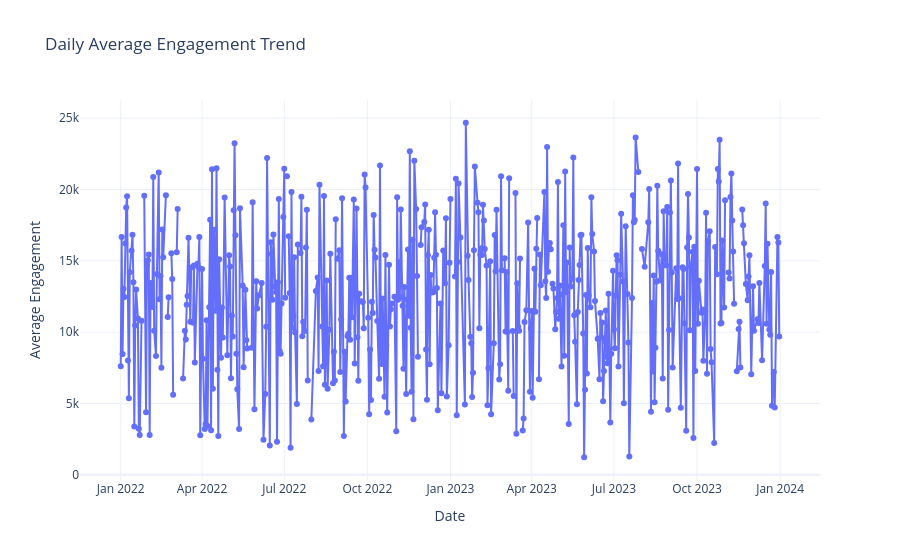

The notebook cell saved with this chart:
### Code cell
# Plotly Interactive Visualization

# Understand how engagement changes over time using an interactive chart

# Daily average engagement - Line chart

daily_plotly = (
    viz_df.dropna(subset=["posted_at"])
    .groupby(
        viz_df.dropna(subset=["posted_at"])["posted_at"].dt.date
    )["engagement_score"]
    .mean()
    .reset_index()
)

# Rename columns
daily_plotly.columns = [
    "Date",
    "Average Engagement"
]

# Create interactive line chart
fig = px.line(
    daily_plotly,
    x="Date",
    y="Average Engagement",
    markers=True,
    title="Daily Average Engagement Trend"
)

fig.update_layout(
    xaxis_title="Date",
    yaxis_title="Average Engagement",
    template="plotly_white"
)

fig.show()

### Figure 1 — Plotly figure (JSON) as saved in the notebook; plotly's stock layout.template omitted (floating-point values rounded to 4 significant figures; data arrays with more than 128 entries replaced by an {"elided": "..."} marker saying what was removed)
{"data": [{"hovertemplate": "Date=%{x}<br>Average Engagement=%{y}<extra></extra>", "legendgroup": "", "line": {"color": "#636efa", "dash": "solid"}, "marker": {"symbol": "circle"}, "mode": "lines+markers", "name": "", "orientation": "v", "showlegend": false, "type": "scatter", "x": {"elided": "548 str values"}, "xaxis": "x", "y": {"elided": "548 float values"}, "yaxis": "y"}], "layout": {"legend": {"tracegroupgap": 0}, "title": {"text": "Daily Average Engagement Trend"}, "xaxis": {"anchor": "y", "domain": [0, 1], "title": {"text": "Date"}}, "yaxis": {"anchor": "x", "domain": [0, 1], "title": {"text": "Average Engagement"}}}}
